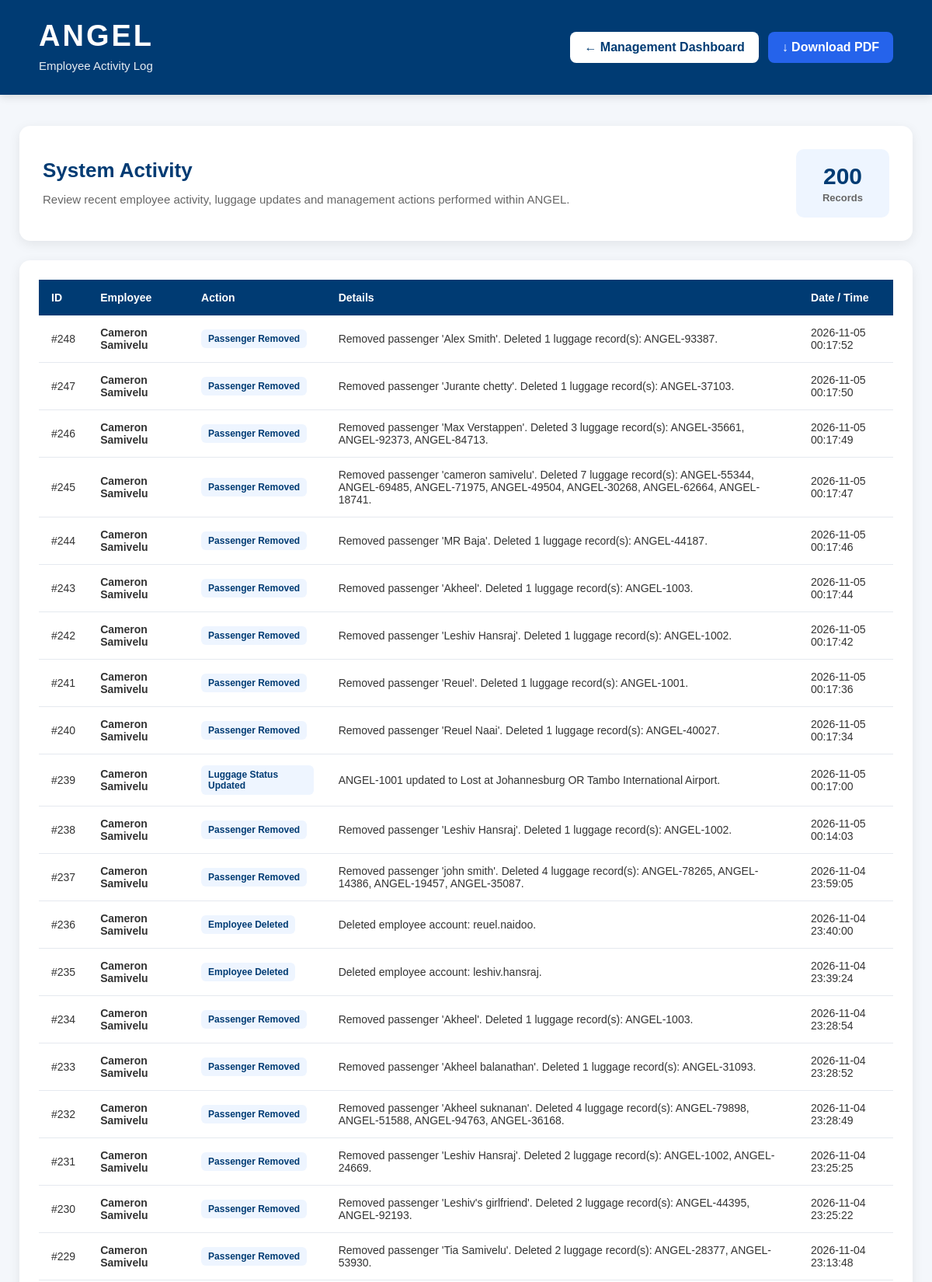
The app's page /activity-log (signed in, upper part) with its own data.
### tables this page shows
CREATE TABLE activity_log (

            id INTEGER PRIMARY KEY AUTOINCREMENT,

            employee_id INTEGER,

            employee_name TEXT,

            action TEXT NOT NULL,

            details TEXT,

            timestamp DATETIME DEFAULT CURRENT_TIMESTAMP

        );

### app.py (the view)
@app.route("/activity-log")
def activity_log():
    if "employee_id" not in session:
        return redirect(url_for("employee_login"))
    if session.get("employee_role") not in ["Supervisor", "Admin"]:
        return redirect(url_for("employee_dashboard"))
    connection = get_db()
    activities = connection.execute("""
        SELECT id, employee_name, action, details, timestamp
        FROM activity_log
        ORDER BY id DESC
        LIMIT 200
    """).fetchall()
    connection.close()
    return render_template("activity_log.html", activities=activities)

### app.py (called while the page is built)
def get_db():
    connection = sqlite3.connect(DATABASE)
    connection.row_factory = sqlite3.Row
    return connection

### templates/activity_log.html (shortened to what this page needs)
<!DOCTYPE html>
<html lang="en">
<head>
    <link rel="stylesheet"
          href="{{ url_for('static', filename='css/style.css') }}">
    <link rel="stylesheet" href="{{ url_for('static', filename='css/mobile-responsive.css') }}">
</head>
<body>
    <div class="activity-log-page">
        <header class="activity-log-header">
            <div>
                <h1>ANGEL</h1>
                <p>Employee Activity Log</p>
            </div>
            <div class="activity-log-header-actions">
                <a href="{{ url_for('management') }}"
                   class="activity-log-back-button">
                    ← Management Dashboard
                </a>
                <a href="{{ url_for('activity_log_pdf') }}"
                   class="activity-log-pdf-button">
                    ↓ Download PDF
                </a>
            </div>
        </header>
        <main class="activity-log-content">
            <section class="activity-log-info-card">
                <div>
                    <h2>System Activity</h2>
                    <p>
                        Review recent employee activity,
                        luggage updates and management actions
                        performed within ANGEL.
                    </p>
                </div>
                <div class="activity-log-count">
                    <strong>
                        {{ activities|length }}
                    </strong>
                    <span>
                        Records
                    </span>
                </div>
            </section>
            <section class="activity-log-table-card">
                {% if activities %}
                <div class="activity-log-table-wrapper">
                    <table class="activity-log-table">
                        <thead>
                            <tr>
                                <th>
                                    ID
                                </th>
                                <th>
                                    Employee
                                </th>
                                <th>
                                    Action
                                </th>
                                <th>
                                    Details
                                </th>
                                <th>
                                    Date / Time
                                </th>
                            </tr>
                        </thead>
                        <tbody>
                            {% for activity in activities %}
                            <tr>
                                <td>
                                    #{{ activity["id"] }}
                                </td>
                                <td>
                                    <strong>
                                        {{ activity["employee_name"] or "Unknown" }}
                                    </strong>
                                </td>
                                <td>
                                    <span class="activity-action">
                                        {{ activity["action"] }}
                                    </span>
                                </td>
                                <td>
                                    {{ activity["details"] or "-" }}
                                </td>
                                <td>
                                    {{ activity["timestamp"] }}
                                </td>
                            </tr>
                            {% endfor %}
                        </tbody>
                    </table>
                </div>
                {% endif %}
            </section>
        </main>
    </div>
</body>
</html>

### static/css/style.css (style rules this page uses)
body { margin:0; padding:0; font-family:Arial, Helvetica, sans-serif; background:#eef5fb; color:#1b1b1b; }
h1 { font-family: 'Poppins', sans-serif; font-size: 72px; font-weight: 800; letter-spacing: 6px; color: #0a3d78; margin-bottom: 20px; }
h2 { text-align:center; color:#005b96; }
p { text-align:center; width:70%; margin:auto; font-size:20px; line-height:1.6; }
.activity-log-page { min-height: 100vh; background: #f4f7fb; color: #1f2937; }
.activity-log-header { background: #003b73; color: white; padding: 25px 50px; display: flex; align-items: center; justify-content: space-between; box-shadow: 0 3px 10px rgba(0, 0, 0, 0.12); }
.activity-log-header h1 { margin: 0; color: white; font-size: 38px; font-weight: 800; letter-spacing: 3px; }
.activity-log-header p { margin: 5px 0 0; color: white; opacity: 0.9; font-size: 15px; text-align: left; width: auto; }
.activity-log-header-actions { display: flex; align-items: center; gap: 12px; }
.activity-log-back-button, .activity-log-pdf-button { display: inline-block; padding: 11px 18px; border-radius: 8px; text-decoration: none; font-weight: 600; transition: 0.2s ease; }
.activity-log-back-button { background: white; color: #003b73; }
.activity-log-pdf-button { background: #2563eb; color: white; }
.activity-log-content { max-width: 1200px; margin: 40px auto; padding: 0 25px 60px; }
.activity-log-info-card { background: white; padding: 30px; border-radius: 14px; box-shadow: 0 4px 15px rgba(0, 0, 0, 0.08); margin-bottom: 25px; display: flex; align-items: center; justify-content: space-between; gap: 30px; }
.activity-log-info-card h2 { margin: 0 0 10px; color: #003b73; font-size: 26px; text-align: left; }
.activity-log-info-card p { width: auto; margin: 0; color: #666; font-size: 15px; line-height: 1.6; text-align: left; }
.activity-log-count { min-width: 120px; padding: 18px; background: #eef5ff; border-radius: 10px; text-align: center; }
.activity-log-count strong { display: block; color: #003b73; font-size: 30px; }
.activity-log-count span { display: block; margin-top: 3px; color: #666; font-size: 13px; font-weight: 600; }
.activity-log-table-card { background: white; padding: 25px; border-radius: 14px; box-shadow: 0 4px 15px rgba(0, 0, 0, 0.08); overflow: hidden; }
.activity-log-table-wrapper { width: 100%; overflow-x: auto; }
.activity-log-table { width: 100%; border-collapse: collapse; min-width: 900px; }
.activity-log-table th { background: #003b73; color: white; text-align: left; padding: 15px 16px; font-size: 14px; font-weight: 700; }
.activity-log-table td { padding: 14px 16px; border-bottom: 1px solid #e5e9ef; color: #333; font-size: 14px; }
.activity-action { display: inline-block; padding: 5px 9px; background: #eef5ff; color: #003b73; border-radius: 6px; font-size: 12px; font-weight: 700; }

### static/css/mobile-responsive.css (style rules this page uses)
*, *::before, *::after { box-sizing: border-box; }
html { -webkit-text-size-adjust: 100%; text-size-adjust: 100%; scroll-behavior: smooth; }
body { min-width: 0; max-width: 100%; }

### records on screen
activity_log: id "248", employee_name "Cameron Samivelu", action "Passenger Removed", details "Removed passenger 'Alex Smith'. Deleted 1 luggage record(s): ANGEL-93387.", timestamp "2026-11-05 00:17:52"
activity_log: id "247", employee_name "Cameron Samivelu", action "Passenger Removed", details "Removed passenger 'Jurante chetty'. Deleted 1 luggage record(s): ANGEL-37103.", timestamp "2026-11-05 00:17:50"
activity_log: id "246", employee_name "Cameron Samivelu", action "Passenger Removed", details "Removed passenger 'Max Verstappen'. Deleted 3 luggage record(s): ANGEL-35661, ANGEL-92373, ANGEL-84713.", timestamp "2026-11-05 00:17:49"
activity_log: id "245", employee_name "Cameron Samivelu", action "Passenger Removed", details "Removed passenger 'cameron samivelu'. Deleted 7 luggage record(s): ANGEL-55344, ANGEL-69485, ANGEL-71975, ANGEL-49504, ANGEL-30268, ANGEL-62664, ANGEL-18741.", timestamp "2026-11-05 00:17:47"
activity_log: id "244", employee_name "Cameron Samivelu", action "Passenger Removed", details "Removed passenger 'MR Baja'. Deleted 1 luggage record(s): ANGEL-44187.", timestamp "2026-11-05 00:17:46"
activity_log: id "243", employee_name "Cameron Samivelu", action "Passenger Removed", details "Removed passenger 'Akheel'. Deleted 1 luggage record(s): ANGEL-1003.", timestamp "2026-11-05 00:17:44"
activity_log: id "242", employee_name "Cameron Samivelu", action "Passenger Removed", details "Removed passenger 'Leshiv Hansraj'. Deleted 1 luggage record(s): ANGEL-1002.", timestamp "2026-11-05 00:17:42"
activity_log: id "241", employee_name "Cameron Samivelu", action "Passenger Removed", details "Removed passenger 'Reuel'. Deleted 1 luggage record(s): ANGEL-1001.", timestamp "2026-11-05 00:17:36"
activity_log: id "240", employee_name "Cameron Samivelu", action "Passenger Removed", details "Removed passenger 'Reuel Naai'. Deleted 1 luggage record(s): ANGEL-40027.", timestamp "2026-11-05 00:17:34"
activity_log: id "239", employee_name "Cameron Samivelu", action "Luggage Status Updated", details "ANGEL-1001 updated to Lost at Johannesburg OR Tambo International Airport.", timestamp "2026-11-05 00:17:00"
activity_log: id "238", employee_name "Cameron Samivelu", action "Passenger Removed", details "Removed passenger 'Leshiv Hansraj'. Deleted 1 luggage record(s): ANGEL-1002.", timestamp "2026-11-05 00:14:03"
activity_log: id "237", employee_name "Cameron Samivelu", action "Passenger Removed", details "Removed passenger 'john smith'. Deleted 4 luggage record(s): ANGEL-78265, ANGEL-14386, ANGEL-19457, ANGEL-35087.", timestamp "2026-11-04 23:59:05"
activity_log: id "236", employee_name "Cameron Samivelu", action "Employee Deleted", details "Deleted employee account: reuel.naidoo.", timestamp "2026-11-04 23:40:00"
activity_log: id "235", employee_name "Cameron Samivelu", action "Employee Deleted", details "Deleted employee account: leshiv.hansraj.", timestamp "2026-11-04 23:39:24"
activity_log: id "234", employee_name "Cameron Samivelu", action "Passenger Removed", details "Removed passenger 'Akheel'. Deleted 1 luggage record(s): ANGEL-1003.", timestamp "2026-11-04 23:28:54"
activity_log: id "233", employee_name "Cameron Samivelu", action "Passenger Removed", details "Removed passenger 'Akheel balanathan'. Deleted 1 luggage record(s): ANGEL-31093.", timestamp "2026-11-04 23:28:52"
activity_log: id "232", employee_name "Cameron Samivelu", action "Passenger Removed", details "Removed passenger 'Akheel suknanan'. Deleted 4 luggage record(s): ANGEL-79898, ANGEL-51588, ANGEL-94763, ANGEL-36168.", timestamp "2026-11-04 23:28:49"
activity_log: id "231", employee_name "Cameron Samivelu", action "Passenger Removed", details "Removed passenger 'Leshiv Hansraj'. Deleted 2 luggage record(s): ANGEL-1002, ANGEL-24669.", timestamp "2026-11-04 23:25:25"
activity_log: id "230", employee_name "Cameron Samivelu", action "Passenger Removed", details "Removed passenger 'Leshiv's girlfriend'. Deleted 2 luggage record(s): ANGEL-44395, ANGEL-92193.", timestamp "2026-11-04 23:25:22"
activity_log: id "229", employee_name "Cameron Samivelu", action "Passenger Removed", details "Removed passenger 'Tia Samivelu'. Deleted 2 luggage record(s): ANGEL-28377, ANGEL-53930.", timestamp "2026-11-04 23:13:48"

### other values on screen
{{ activities|length }} "200"
